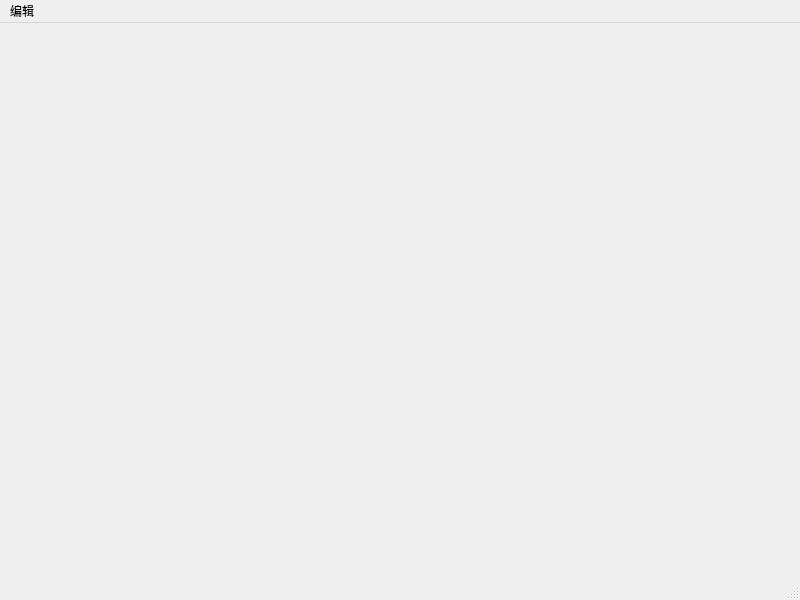
<?xml version="1.0" encoding="UTF-8"?>
<ui version="4.0">
 <class>MainWindow</class>
 <widget class="QMainWindow" name="MainWindow">
  <property name="geometry">
   <rect>
    <x>0</x>
    <y>0</y>
    <width>800</width>
    <height>600</height>
   </rect>
  </property>
  <property name="windowTitle">
   <string>MainWindow</string>
  </property>
  <widget class="QWidget" name="centralwidget"/>
  <widget class="QMenuBar" name="menubar">
   <property name="geometry">
    <rect>
     <x>0</x>
     <y>0</y>
     <width>800</width>
     <height>23</height>
    </rect>
   </property>
   <widget class="QMenu" name="menu">
    <property name="title">
     <string>编辑</string>
    </property>
    <addaction name="action_main_polygon"/>
    <addaction name="action_window_polygon"/>
    <addaction name="separator"/>
    <addaction name="action_clip"/>
   </widget>
   <addaction name="menu"/>
  </widget>
  <widget class="QStatusBar" name="statusbar"/>
  <action name="action_main_polygon">
   <property name="text">
    <string>主多边形</string>
   </property>
  </action>
  <action name="action_window_polygon">
   <property name="text">
    <string>裁剪多边形</string>
   </property>
  </action>
  <action name="action_clip">
   <property name="text">
    <string>裁剪</string>
   </property>
  </action>
  <action name="action_empty">
   <property name="text">
    <string>清空</string>
   </property>
  </action>
 </widget>
 <resources/>
 <connections/>
</ui>
